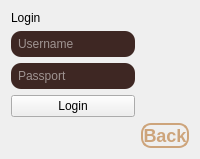
         <widget class="QWidget" name="login_user_page">
          <property name="cursor">
           <cursorShape>ArrowCursor</cursorShape>
          </property>
          <property name="mouseTracking">
           <bool>false</bool>
          </property>
          <layout class="QGridLayout" name="gridLayout_10">
           <item row="0" column="0">
            <widget class="QLabel" name="lbl_login_user">
             <property name="maximumSize">
              <size>
               <width>200</width>
               <height>60</height>
              </size>
             </property>
             <property name="text">
              <string>Login</string>
             </property>
            </widget>
           </item>
           <item row="3" column="0">
            <widget class="QLineEdit" name="txt_login_passport">
             <property name="maximumSize">
              <size>
               <width>300</width>
               <height>16777215</height>
              </size>
             </property>
             <property name="styleSheet">
              <string notr="true">QLineEdit {
    background-color: #3e2723; /* Dark Coffee */
    color: #ffffff;           /* White text so you can actually see it! */
    border-radius: 10px;
    padding: 5px;
}</string>
             </property>
             <property name="inputMask">
              <string/>
             </property>
             <property name="echoMode">
              <enum>QLineEdit::EchoMode::Password</enum>
             </property>
             <property name="placeholderText">
              <string>Passport</string>
             </property>
             <property name="clearButtonEnabled">
              <bool>true</bool>
             </property>
            </widget>
           </item>
           <item row="4" column="0">
            <widget class="QPushButton" name="btn_login_user">
             <property name="cursor">
              <cursorShape>PointingHandCursor</cursorShape>
             </property>
             <property name="text">
              <string>Login</string>
             </property>
            </widget>
           </item>
           <item row="5" column="1">
            <widget class="QPushButton" name="btn_back_login_user">
             <property name="cursor">
              <cursorShape>PointingHandCursor</cursorShape>
             </property>
             <property name="styleSheet">
              <string notr="true">QPushButton {
    /* الخلفية شفافة */
    background-color: transparent;
    /* لون الخط (البيج بتاعك) */
    color: #cda47b; 
    /* البرواز */
    border: 2px solid #cda47b;
    /* الحواف دائرية سِنة */
    border-radius: 10px;
    /* الخط عريض (Bold) */
    font-weight: bold;
    /* حجم الخط */
    font-size: 18px;
    /* الحجم الصغير */
    min-width: 20px;
    max-width: 50px;
    min-height: 10px;
    max-height: 35px;
}

/* ستايل لما المستخدم يلمس الزرار بالماوس */
QPushButton:hover {
    background-color: #cda47b;
    color: #3e2723; /* يقلب بني غامق عشان يبان */
}</string>
             </property>
             <property name="text">
              <string>Back</string>
             </property>
            </widget>
           </item>
           <item row="2" column="0">
            <widget class="QLineEdit" name="txt_login_username_2">
             <property name="maximumSize">
              <size>
               <width>300</width>
               <height>16777215</height>
              </size>
             </property>
             <property name="styleSheet">
              <string notr="true">QLineEdit {
    background-color: #3e2723; /* Dark Coffee */
    color: #ffffff;           /* White text so you can actually see it! */
    border-radius: 10px;
    padding: 5px;
}</string>
             </property>
             <property name="inputMask">
              <string/>
             </property>
             <property name="text">
              <string/>
             </property>
             <property name="placeholderText">
              <string>Username</string>
             </property>
             <property name="clearButtonEnabled">
              <bool>true</bool>
             </property>
            </widget>
           </item>
          </layout>
         </widget>
